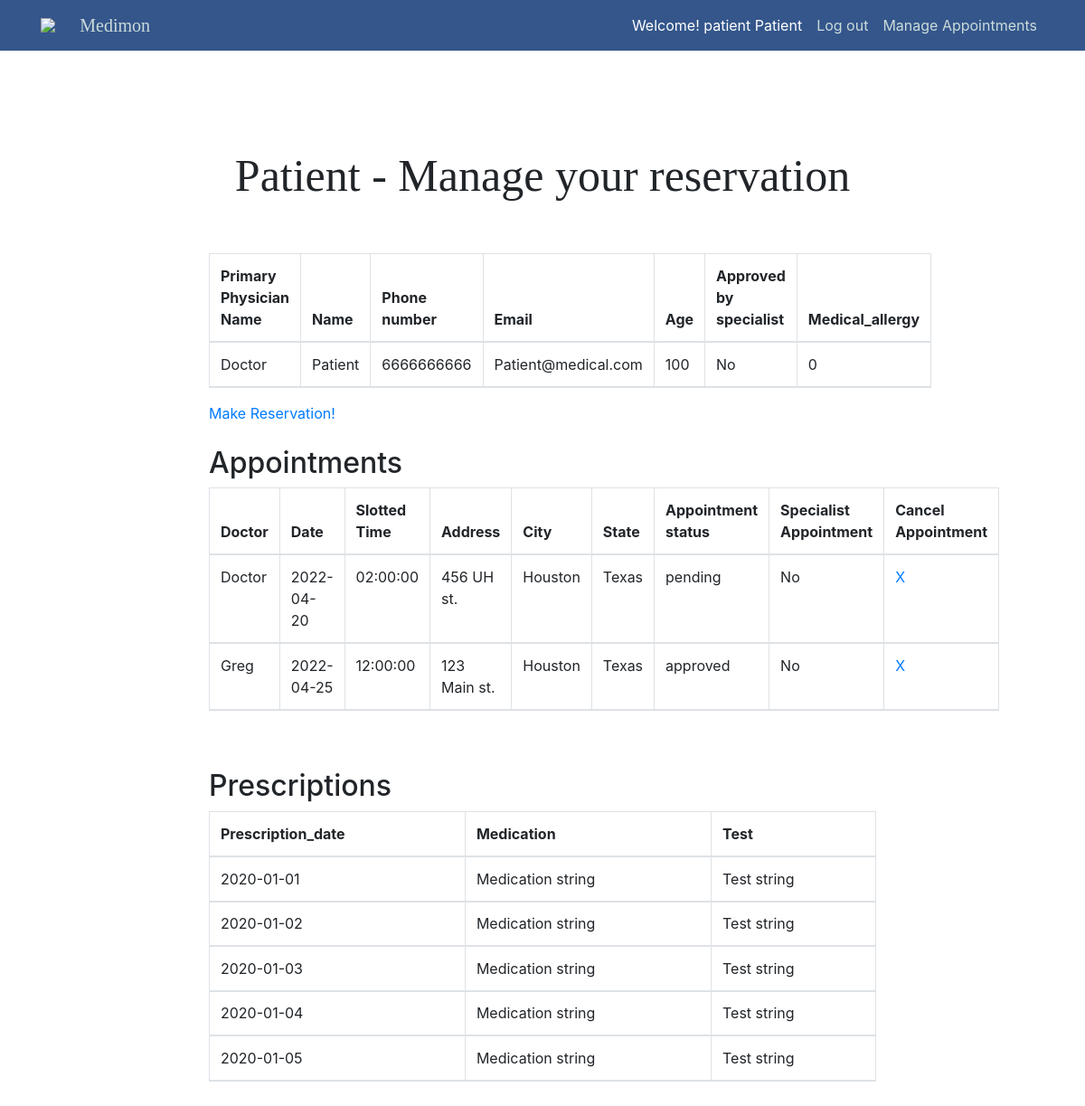
Page /patientPages/patientPage.php (signed in) on the earlier database version.
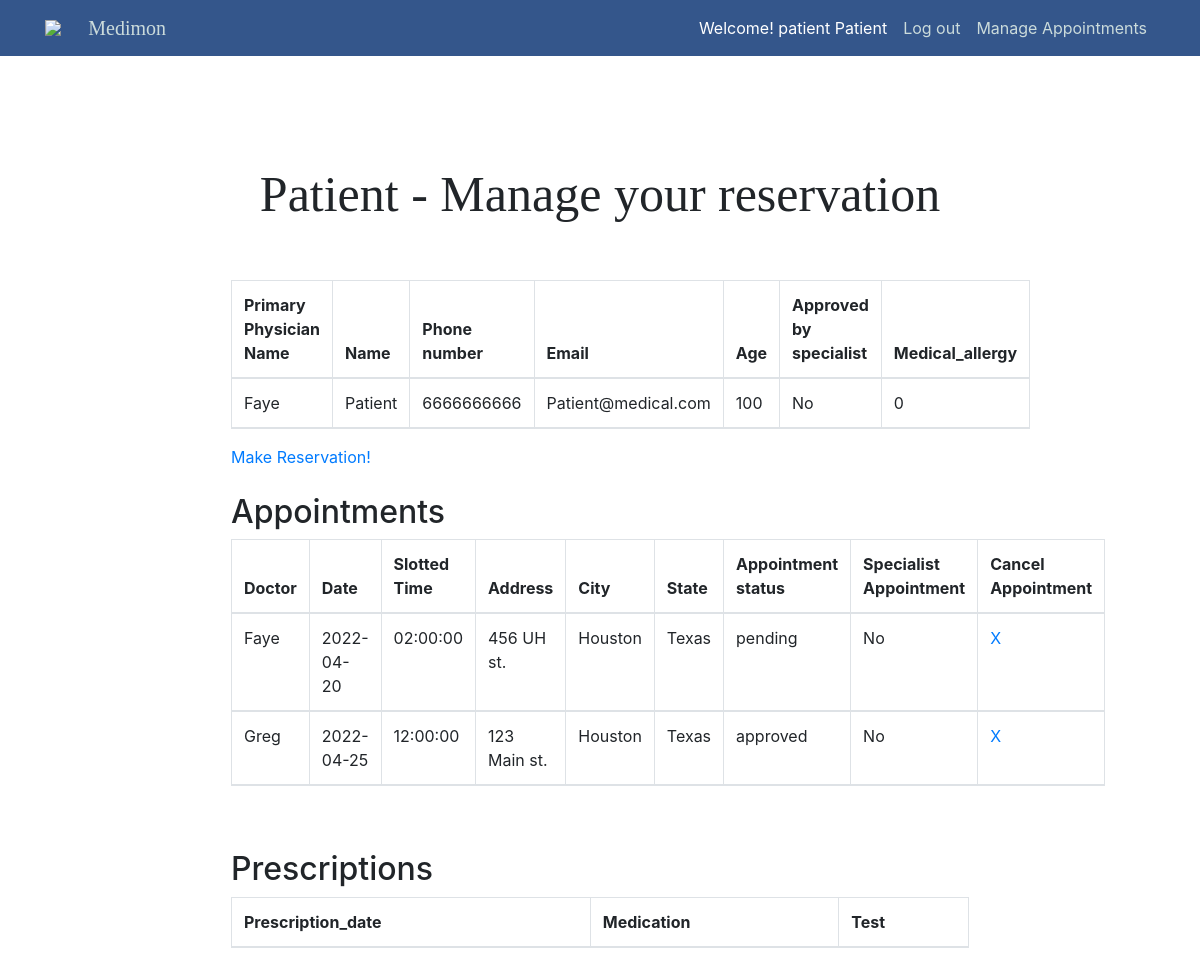
Same page on the later database version.
### tables this page shows
CREATE TABLE PATIENT (
    Patient_id           INT AUTO_INCREMENT,
    Primary_physician_id INT,
    Specialist_approved  BOOLEAN,
    Specialist_check VARCHAR(8) NOT NULL DEFAULT "NA",
    Name                 VARCHAR(20) NOT NULL,
    Password             VARCHAR(255) NOT NULL,
    Phone_number         CHAR(10) UNIQUE NOT NULL,
    Email                VARCHAR(254) UNIQUE,
    Age                  INT,
    Medical_allergy      BOOLEAN NOT NULL DEFAULT false,
    Medical_Al_Description VARCHAR(100),
    PRIMARY KEY (Patient_id),
    FOREIGN KEY (Primary_physician_id) REFERENCES DOCTOR(Doctor_id) ON DELETE SET NULL
);

CREATE TABLE DOCTOR (
    Doctor_id      INT AUTO_INCREMENT,
    Office_id      INT,
    Speciality     VARCHAR(30),
    Name           VARCHAR(20),
    Password       VARCHAR(255) NOT NULL,
    Phone_number   CHAR(10) UNIQUE,
    PRIMARY KEY (Doctor_id),
    FOREIGN KEY (Office_id) REFERENCES OFFICE(Office_id) ON DELETE SET NULL
);

CREATE TABLE APPOINTMENT (
    Appointment_id        INT AUTO_INCREMENT,
    Patient_id            INT,
    Doctor_id             INT NOT NULL,
    Office_id             INT NOT NULL,
    Appointment_status_id INT NOT NULL DEFAULT 0,
    Appointment_status    VARCHAR(12) NOT NULL,
    Date                  DATE NOT NULL,
    Slotted_time          TIME NOT NULL,
    Specialist_status     BOOLEAN NOT NULL,
    PRIMARY KEY (Appointment_id),
    FOREIGN KEY (Patient_id) REFERENCES PATIENT(Patient_id) ON DELETE CASCADE,
    FOREIGN KEY (Doctor_id) REFERENCES DOCTOR(Doctor_id) ON DELETE CASCADE,
    FOREIGN KEY (Office_id) REFERENCES OFFICE(Office_id) ON DELETE CASCADE
);

CREATE TABLE OFFICE (
    Office_id    INT AUTO_INCREMENT,
    Address      VARCHAR(30),
    City         VARCHAR(15),
    State        VARCHAR(15),
    Phone_number CHAR(10) UNIQUE,
    Open_time    TIME NOT NULL,
    Close_time   TIME NOT NULL,
    PRIMARY KEY  (Office_id)
);

CREATE TABLE PRESCRIPTION (
    Patient_id        INT NOT NULL,
    Medication        VARCHAR(64) NOT NULL,
    Test              VARCHAR(64),
    Prescription_date DATE NOT NULL,
    PRIMARY KEY (Patient_id, Medication, Prescription_date),
    FOREIGN KEY (Patient_id) REFERENCES PATIENT(Patient_id) ON DELETE CASCADE
);

### patientPages/patientPage.php (the view, shortened to what this page needs)
<?php
require_once "../php/config.php";
$id = $_SESSION["id"];
$sql = "select DOCTOR.Name as Doctor_name, PATIENT.Name, PATIENT.Phone_number, PATIENT.Email, PATIENT.Age, PATIENT.Specialist_approved, PATIENT.Medical_allergy
from PATIENT
inner join DOCTOR on DOCTOR.Doctor_id = PATIENT.Primary_physician_id
where Patient_id = '$id';";
$result = mysqli_query($db, $sql);
$tableResult = "";
if ($result->num_rows > 0) {
  $tableResult = "<tr>";
  while($row = $result-> fetch_assoc()) {
    $approved = 'No';
    $tableResult .= "<td>" . $row["Doctor_name"] . "</td><td>" . $row["Name"] . "</td><td>" . $row["Phone_number"] . "</td><td>" . $row["Email"] . "</td><td>" . $row["Age"] . "</td><td>" . $approved . "</td><td>" . $row["Medical_allergy"] . "</td>";
  }
  $tableResult .= "</tr>";
}
$sql = "SELECT * FROM PRESCRIPTION WHERE Patient_id = '$id'";
$result = mysqli_query($db, $sql);
$PtableResult = "";
if ($result->num_rows > 0) {
  while($row = $result-> fetch_assoc()) {
    $PtableResult .= "<tr>" ."<td>" . $row["Prescription_date"] . "</td><td>"  . $row["Medication"] . "</td><td>" . $row["Test"] . "</td>". "<tr>";
  }
}
$sql = "SELECT D.Name AS Doctor_name, A.Date, A.Slotted_time, O.Address, O.City, O.State, A.Appointment_id, A.Appointment_status, Specialist_status FROM APPOINTMENT AS A
LEFT JOIN OFFICE AS O ON A.Office_id = O.Office_id
LEFT JOIN PATIENT AS P ON P.Patient_id = A.Patient_id
LEFT JOIN DOCTOR AS D ON D.Doctor_id = A.Doctor_id
WHERE P.Patient_id = '$id'
ORDER BY Date;";
$result = mysqli_query($db, $sql);
$APtableResult = "";
if ($result->num_rows > 0) {
  while($row = $result-> fetch_assoc()) {
    $approved = 'No';
    $APtableResult .= "<tr>";
    $APtableResult .= "<td>" . $row["Doctor_name"] . "</td><td>"  . $row["Date"] . "</td><td>" . $row["Slotted_time"] . "</td><td>" . $row["Address"] . "</td><td>" . $row["City"] . "</td><td>" . $row["State"] . "</td><td>" . $row["Appointment_status"] . "</td><td>" . $approved . "</td><td>
    <a href='../patientPages/patientPage.php?delete_id=" . $row["Appointment_id"] . "'>X</a>
    </td>";
    $APtableResult .= "</tr>";
  }
}
?>
<!doctype html>
<html lang="en">
<head>
  <link rel="stylesheet" href="../css/style.css">
  <link rel="stylesheet" href="https://stackpath.bootstrapcdn.com/bootstrap/4.3.1/css/bootstrap.min.css"
>
</head>
<?php include("../php/header.php"); ?>
<section id="AdminUsers">
  <div class="main-container">
    <div class="main-wrap">
      <div class="text-center" id="Admin-header">Patient - Manage your reservation</div>
      <div class="container-fluid">
        <div class="row justify-content-center my-5">
          <div class="col-12">
            <table class="table table-bordered">
              <thead class="thead">
                <tr>
                  <th scope="col">Primary Physician Name</th>
                  <th scope="col">Name</th>
                  <th scope="col">Phone number</th>
                  <th scope="col">Email</th>
                  <th scope="col">Age</th>
                  <th scope="col">Approved by specialist</th>
                  <th scope="col">Medical_allergy</th>
                </tr>
                <?php echo $tableResult;?>
              </thead>
            </table>
            <a href="requestAppointment.php">Make Reservation!</a>
            <br><br>
            <h2>Appointments</h2>
            <table class="table table-bordered">
              <thead class="thead">
                <tr>
                  <th>Doctor</th>
                  <th>Date</th>
                  <th>Slotted Time</th>
                  <th>Address</th>
                  <th>City</th>
                  <th>State</th>
                  <th>Appointment status</th>
                  <th>Specialist Appointment</th>
                  <th>Cancel Appointment</th>
                </tr>
                <?php echo $APtableResult;?>
              </thead>
            </table>
            <br><br>
            <h2>Prescriptions</h2>
            <table class="table table-bordered">
              <thead class="thead">
                <tr>
                  <th scope="col">Prescription_date</th>
                  <th scope="col">Medication</th>
                  <th scope="col">Test</th>
                </tr>
                <?php echo $PtableResult;?>
              </thead>
            </table>
          </div>
        </div>
      </div>
        </div>
      </div>
</section>
</body>
</html>

Differences in the rows shown:
removed prescription: Prescription_date "2020-01-01", Medication "Medication string", Test "Test string"
removed prescription: Prescription_date "2020-01-02", Medication "Medication string", Test "Test string"
removed prescription: Prescription_date "2020-01-03", Medication "Medication string", Test "Test string"
removed prescription: Prescription_date "2020-01-04", Medication "Medication string", Test "Test string"
removed prescription: Prescription_date "2020-01-05", Medication "Medication string", Test "Test string"
changed through a linked row, patient "Patient": Primary_physician.Name "Doctor" → "Faye"
changed through a linked row, appointment "pending": Doctor.Name "Doctor" → "Faye"
